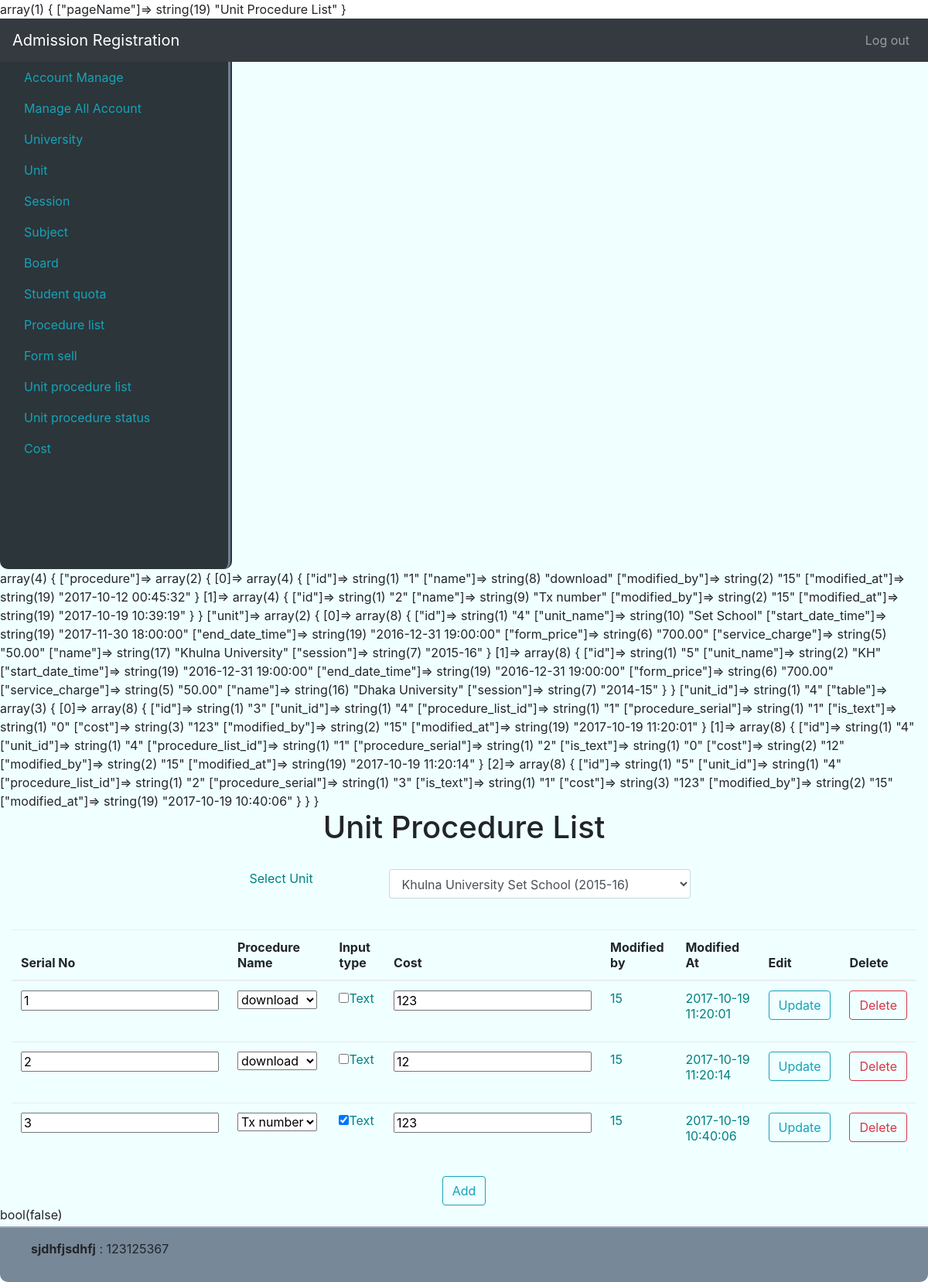
The app's page /unitprocedurelist (signed in) with its own data.
### tables this page shows
CREATE TABLE `unit_procedure_list` (
  `id` int(11) NOT NULL,
  `unit_id` int(11) NOT NULL,
  `procedure_list_id` int(11) NOT NULL,
  `procedure_serial` int(3) NOT NULL,
  `is_text` tinyint(1) NOT NULL,
  `cost` int(11) NOT NULL,
  `modified_by` int(11) NOT NULL,
  `modified_at` timestamp NOT NULL DEFAULT CURRENT_TIMESTAMP ON UPDATE CURRENT_TIMESTAMP
);

### system/libs/Load.php (called while the page is built, shortened)
<?php
class Load
{
    public function view($fileName, $data = false)
    {
        var_dump($data);
        include 'app/views/'.$fileName.'.php';
    }
    public function model($modelName){
        return new $modelName();
    }
}

### app/controllers/UnitProcedureList.php (called while the page is built, shortened)
<?php
class UnitProcedureList extends MainController{
    public function index(){
        self::unitProcedureList();
    }
    public function unitProcedureList($unit = false){
        $pageName = ['pageName' => 'Unit Procedure List'];
        $unitProcedureModel = $this->load->model('UnitProcedureModel');
        $simpleModel= $this->load->model('SimpleModel');
        $data['procedure'] = $simpleModel->getAll('procedure_list');
        $data['unit'] = $unitProcedureModel->getAllUnit();
        if($unit){
            $data['unit_id'] = $unit;
        }else{
            $data['unit_id'] = $data['unit'][0]['id'];
        }
        $unit_id = $data['unit_id'];
        $cond = "unit_id = $unit_id";
        $data['table'] =  $simpleModel->getAll('unit_procedure_list', $cond);
        $this->load->view('partials/header', $pageName);
        $this->load->view('admin/unit_procedure_list', $data);
        $this->load->view('partials/footer');
    }
}

### index.php (called while the page is built, shortened)
<?php
$mail = new Main();

### system/libs/Database.php (called while the page is built, shortened)
<?php
class Database extends PDO {
    public function select($sql, $data = array(), $fetchStyle = PDO::FETCH_ASSOC){
        $stmt = $this->prepare($sql);
        $stmt->execute();
        return $stmt->fetchAll($fetchStyle);
    }
}

### app/models/UnitProcedureModel.php (called while the page is built, shortened)
<?php
class UnitProcedureModel extends MainModel{
    public function getAllUnit(){
        $sql = "SELECT unit.id, unit.unit_name, unit.start_date_time, unit.end_date_time, unit.form_price,
                unit.service_charge, university.name , session.session FROM unit
                INNER JOIN university ON unit.university_id = university.id
                INNER JOIN session ON unit.session_id = session.id";
        return $this->db->select($sql);
    }
}

### system/libs/MainController.php (called while the page is built, shortened)
<?php
class MainController
{
    public function __construct()
    {
        $this->load = new Load();
    }
}

### system/libs/MainModel.php (called while the page is built, shortened)
<?php
class MainModel{
    public function __construct(){
        $dsn = 'mysql:dbname=se_addmission; host=localhost';
        $user = 'root';
        $pass = '';
        $this->db = new Database($dsn,$user,$pass);
    }
}

### app/models/SimpleModel.php (called while the page is built, shortened)
<?php
class SimpleModel extends MainModel {
    public function getAll($table, $cond = false){
        if($cond){
            $sql = "SELECT * FROM $table WHERE $cond";
        }else{
            $sql = "SELECT * FROM $table";
        }
        return $this->db->select($sql);
    }
}

### app/views/admin/unit_procedure_list.php (the view, shortened to what this page needs)
<div class="col">
    <h1 style="text-align: center">Unit Procedure List</h1>
    <br>
    <div class="col-12">
        <form method="post" id="unit_university">
            <div class="row">
                <label  class="col-md-2">Select Unit</label>
                <select name="university" id="university" class="form-control col-md-4" onchange="selected_changed();">
                    <?php foreach ($data['unit'] as $key => $value){
                        if($data['unit_id'] == $value['id']){?>
                            <option value="<?php echo $value['id']?>" <?php echo 'selected'?>><?php echo $value['name']." ".$value['unit_name']." (".$value['session'].")"; ?></option>
                        <?php }else{?>
                            <option value="<?php echo $value['id']?>" ><?php echo $value['name']." ".$value['unit_name']." (".$value['session'].")"; ?></option>
                        <?php }?>
                    <?php }?>
                </select>
            </div>
        </form>
    </div>
    <div class="table-responsive">
        <br />
        <table id="board_data" class="table">
            <thead>
                <tr>
                    <th >Serial No</th>
                    <th >Procedure Name</th>
                    <th >Input type</th>
                    <th >Cost</th>
                    <th >Modified by</th>
                    <th >Modified At</th>
                    <th >Edit</th>
                    <th >Delete</th>
                </tr>
            </thead>
            <tbody>
            <?php foreach ($data['table'] as $key => $value){?>
                <tr>
                    <form action="<?php echo BASE_URL?>/unitprocedurelist/update" method="post">
                        <td><input type="number" name="serial" value="<?php echo $value['procedure_serial']?>" ></td>
                        <td>
                            <select name="procedure">
                                <?php foreach ($data['procedure'] as $k => $v){?>
                                    <?php if($value['procedure_list_id'] == $v['id']){?>
                                        <option value="<?php echo $v['id']?>" <?php echo 'selected'?>><?php echo $v['name']?></option>
                                    <?php } else{?>
                                        <option value="<?php echo $v['id']?>"><?php echo $v['name']?></option>
                                    <?php }?>
                                <?php }?>
                            </select>
                        </td>
                        <td>
                            <label for="input_type" class=""><input type="checkbox" name="input_type" class="" value="1" <?php if($value['is_text'] == '1'){echo 'checked = checked';}?>/>Text</label>
                        </td>
                        <td><input type="number" name="cost" value="<?php echo $value['cost']?>" ></td>
                        <td><label><?php echo $value['modified_by']?></label></td>
                        <td><label><?php echo $value['modified_at']?></label></td>
                        <td>
                            <button type="submit" name="unit_procedure_id" value="<?php echo $value['id']?>" class="btn btn-outline-info my-2 my-sm-0" onclick="btnupdate(this);" >Update</button>
                        </td>
                    </form>
                    <td>
                        <form action="<?php echo BASE_URL?>/unitprocedurelist/delete" method="post">
                            <button type="submit" name="delete" value="<?php echo $value['id'] ?>" class="btn btn-outline-danger my-2 my-sm-0" onclick="return confirm('Do u really wanna delete')">Delete</button>
                        </form>
                    </td>
                </tr>
            <?php }?>
            </tbody>
        </table>
    </div>
    <div>
        <center><button type="button" id="add_button" data-toggle="modal" data-target="#dataModal" class="btn btn-outline-info my-2 my-sm-0" onclick="btn_add(this)">Add</button></center>
    </div>
</div>

### records on screen
unit_procedure_list: serial "1", cost "123", modified_by "15", modified_at "2017-10-19 11:20:01", $value['id'] 3 (drawn)
unit_procedure_list: serial "2", cost "12", modified_by "15", modified_at "2017-10-19 11:20:14", $value['id'] 4 (drawn)
unit_procedure_list: serial "3", is_text "☑", cost "123", modified_by "15", modified_at "2017-10-19 10:40:06", $value['id'] 5 (drawn)

### other values on screen
form field university "Khulna University Set School (2015-16)"
form field procedure "download"
form field procedure "Tx number"
